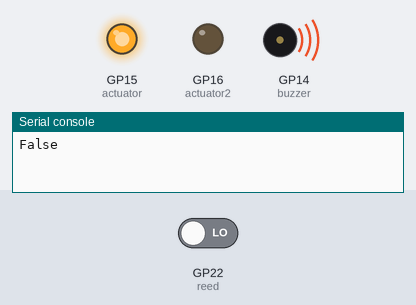
Bench run of a program on a simulated Raspberry Pi Pico running CircuitPython. Parts: output pins drawn as LEDs (lit = HIGH), buzzer (waves = sounding), the last lines printed to the serial console. Inputs (shaded band) come from the test bench; at power-on: GP22 (reed) LOW.

Above: at 1.2 s.
1.3 s: GP22 (reed) driven HIGH
At 3.5 s:
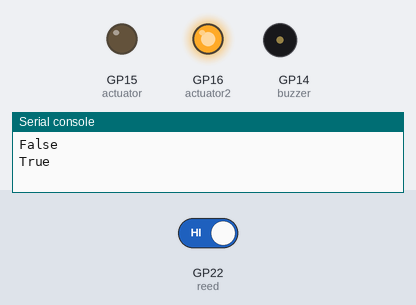
At 9.3 s:
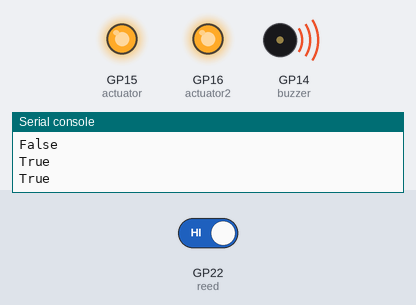
Timing chart, 0 to 22.5 s (numbered marks = the images above; inputs shaded):
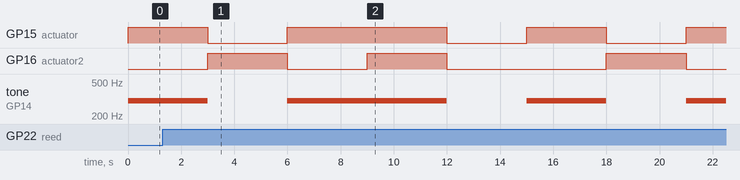

The program:

Deurslot.py
```python
import board
import time
import digitalio
import pwmio

actuator = digitalio.DigitalInOut(board.GP15)
actuator.direction = digitalio.Direction.OUTPUT

actuator2 = digitalio.DigitalInOut(board.GP16)
actuator2.direction = digitalio.Direction.OUTPUT

buzzer = pwmio.PWMOut(board.GP14, variable_frequency=True)

reed = digitalio.DigitalInOut(board.GP22)
reed.direction = digitalio.Direction.INPUT

def Slot():
    ToneBuzz()
    actuator.value = True
    time.sleep(3)


def lamp():
    actuator2.value = True
    time.sleep(3)

def ToneBuzz():
    buzzer.duty_cycle = 2**14
    buzzer.frequency = 300


while True:
    print(reed.value)
    Slot()
    actuator.value = False
    buzzer.duty_cycle = 0
    print(reed.value)
    lamp()
    actuator2.value =False
    print(reed.value)
    Slot()
    lamp()
    print(reed.value)
    actuator.value = False
    actuator2.value = False
    buzzer.duty_cycle = 0
    time.sleep(3)
    
```
